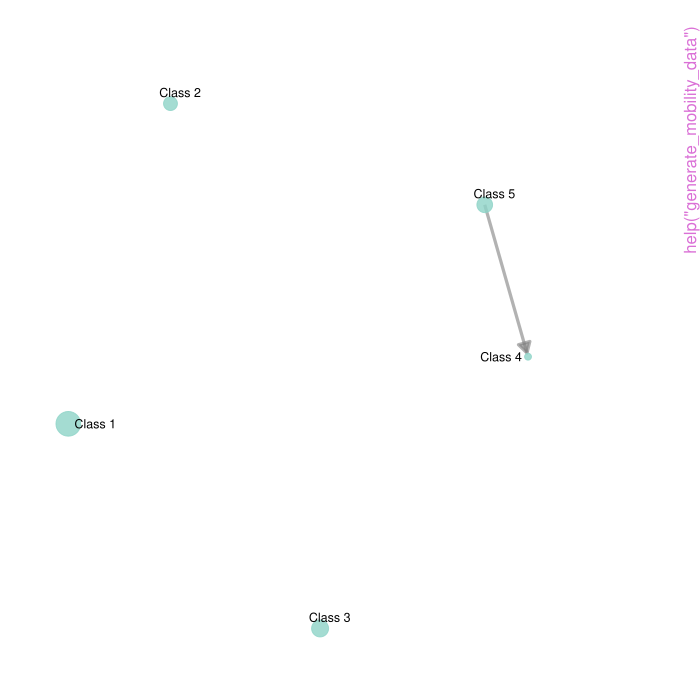

Write R code to recreate this figure.
pkgname <- "MONECA"
source(file.path(R.home("share"), "R", "examples-header.R"))
options(warn = 1)
library('MONECA')

base::assign(".oldSearch", base::search(), pos = 'CheckExEnv')
base::assign(".old_wd", base::getwd(), pos = 'CheckExEnv')
cleanEx()
nameEx("ego.plot")
### * ego.plot

flush(stderr()); flush(stdout())

### Name: ego.plot
### Title: Legacy Ego Network Visualization
### Aliases: ego.plot

### ** Examples

## Not run: 
##D # Requires legacy data and eliter package
##D data(occupations)
##D ego.plot(mob.seg, mob.mat, id = 2)
##D 
##D # Customized ego plot
##D ego.plot(mob.seg, mob.mat, 
##D          id = 3,
##D          edge.size = 1.2,
##D          color.scheme = "Blues",
##D          small.cell.reduction = 10)
## End(Not run)




cleanEx()
nameEx("generate_example_datasets")
### * generate_example_datasets

flush(stderr()); flush(stdout())

### Name: generate_example_datasets
### Title: Generate Predefined Example Datasets
### Aliases: generate_example_datasets

### ** Examples

# Load all example datasets
examples <- generate_example_datasets()
names(examples)

# Examine the simple example
print(examples$simple)

# Compare different mobility regimes
rigid_seg <- moneca(examples$rigid, segment.levels = 3)
fluid_seg <- moneca(examples$fluid, segment.levels = 3)

# Visualize different structures
## Not run: 
##D plot_moneca_ggraph(rigid_seg, title = "Rigid Class Structure")
##D plot_moneca_ggraph(fluid_seg, title = "Fluid Mobility Regime")
##D 
##D # Create comparative stair plots
##D stair_rigid <- plot_stair_ggraph(rigid_seg)
##D stair_fluid <- plot_stair_ggraph(fluid_seg)
## End(Not run)

# Analyze segmentation quality across examples
for (name in names(examples)) {
  seg <- moneca(examples[[name]], segment.levels = 2)
  cat("Dataset:", name, "- Segments:", length(seg$segment.list[[2]]), "\n")
}




cleanEx()
nameEx("generate_mobility_data")
### * generate_mobility_data

flush(stderr()); flush(stdout())

### Name: generate_mobility_data
### Title: Generate Realistic Synthetic Mobility Data
### Aliases: generate_mobility_data

### ** Examples

# Basic synthetic data with default parameters
basic_data <- generate_mobility_data()
print(basic_data[1:6, 1:6])  # Show first 5 classes plus totals

# Small example for quick testing
test_data <- generate_mobility_data(
  n_classes = 5,
  n_total = 1000,
  immobility_strength = 0.7,
  class_clustering = 0.2,
  seed = 42
)

# Professional class structure with custom names
professional_data <- generate_mobility_data(
  n_classes = 6,
  n_total = 5000,
  class_names = c("Upper", "Upper-Middle", "Middle", 
                  "Lower-Middle", "Working", "Lower"),
  immobility_strength = 0.5,
  class_clustering = 0.4,
  seed = 123
)

# Highly fluid mobility regime
fluid_data <- generate_mobility_data(
  n_classes = 8,
  immobility_strength = 0.3,
  class_clustering = 0.1,
  noise_level = 0.3
)

# Use in MONECA analysis
seg <- moneca(test_data, segment.levels = 3)
plot_moneca_ggraph(seg, title = "Synthetic Mobility Analysis")




cleanEx()
nameEx("gg.moneca")
### * gg.moneca

flush(stderr()); flush(stdout())

### Name: gg.moneca
### Title: Legacy ggplot2 Visualization for MONECA Objects
### Aliases: gg.moneca

### ** Examples

## Not run: 
##D # Requires eliter package
##D data(occupations)
##D gg.moneca(mob.seg)
##D 
##D # Custom styling
##D gg.moneca(mob.seg, 
##D          vertex.fill = "red",
##D          edge.color = "blue",
##D          show.borders = FALSE)
## End(Not run)




cleanEx()
nameEx("moneca")
### * moneca

flush(stderr()); flush(stdout())

### Name: moneca
### Title: MONECA - Mobility Network Clustering Analysis
### Aliases: moneca

### ** Examples

# Generate synthetic mobility data
mobility_data <- generate_mobility_data(n_classes = 6, seed = 42)

# Run MONECA analysis
seg <- moneca(mobility_data, segment.levels = 3)
print(seg)

# Examine segment membership
membership <- segment.membership(seg)
print(membership)

# Visualize with modern plotting
## Not run: 
##D plot_moneca_ggraph(seg, node_color = "segment", title = "MONECA Clustering")
## End(Not run)




cleanEx()
nameEx("occupations")
### * occupations

flush(stderr()); flush(stdout())

### Name: occupations
### Title: Occupational mobility
### Aliases: occupations

### ** Examples

data(occupations)





cleanEx()
nameEx("plot_ego_ggraph")
### * plot_ego_ggraph

flush(stderr()); flush(stdout())

### Name: plot_ego_ggraph
### Title: Ego Network Visualization with ggraph
### Aliases: plot_ego_ggraph

### ** Examples

# Generate synthetic data and run MONECA
mobility_data <- generate_mobility_data(n_classes = 6, seed = 123)
seg <- moneca(mobility_data, segment.levels = 3)

# Ego network for the middle category (index 3)
plot_ego_ggraph(seg, mobility_data, ego_id = 3, 
                title = "Mobility from Middle Class")

# Ego network using category name (if available)
if (!is.null(rownames(mobility_data))) {
  plot_ego_ggraph(seg, mobility_data, ego_id = rownames(mobility_data)[1])
}

# Focus on strong mobility flows only (weight >= 10)
plot_ego_ggraph(seg, mobility_data, 
                ego_id = 2,
                min_weight = 10,
                title = "Strong Mobility Flows")

# Customized ego plot
plot_ego_ggraph(seg, mobility_data, 
                ego_id = 2,
                layout = "fr",
                highlight_color = "orange",
                flow_color = "plasma",
                edge_width_range = c(1, 5),
                title = "Professional Class Mobility")




cleanEx()
nameEx("plot_moneca_ggraph")
### * plot_moneca_ggraph

flush(stderr()); flush(stdout())

### Name: plot_moneca_ggraph
### Title: Modern Network Visualization for MONECA Results
### Aliases: plot_moneca_ggraph

### ** Examples

# Generate synthetic data and run MONECA
mobility_data <- generate_mobility_data(n_classes = 6, seed = 123)
seg <- moneca(mobility_data, segment.levels = 3)

# Basic network plot
plot_moneca_ggraph(seg)

# Customized plot with different aesthetics
plot_moneca_ggraph(seg,
  layout = "stress",
  node_color = "mobility",
  edge_width = "weight",
  color_palette = "Spectral",
  title = "Social Mobility Network",
  show_segments = FALSE
)

# Plot with custom node sizes and colors
custom_plot <- plot_moneca_ggraph(seg,
  node_size = c(8, 6, 10, 4, 7, 5),
  node_color = "red",
  edge_color = "darkblue",
  theme_style = "minimal"
)

# Further customize with ggplot2
custom_plot + 
  ggplot2::labs(subtitle = "Custom subtitle") +
  ggplot2::theme(plot.title = ggplot2::element_text(size = 16))




cleanEx()
nameEx("plot_stair_ggraph")
### * plot_stair_ggraph

flush(stderr()); flush(stdout())

### Name: plot_stair_ggraph
### Title: Multi-Level Segmentation Visualization (Stair Plot)
### Aliases: plot_stair_ggraph

### ** Examples

# Generate synthetic data and run MONECA
mobility_data <- generate_mobility_data(n_classes = 6, seed = 123)
seg <- moneca(mobility_data, segment.levels = 4)

# Basic stair plot
stair_plots <- plot_stair_ggraph(seg)

# Customized stair plot with specific levels
custom_stair <- plot_stair_ggraph(seg, 
                                 levels = c(2, 3),
                                 layout = "stress",
                                 ncol = 1,
                                 node_color = "mobility")

# Return individual plots for further customization
plot_list <- plot_stair_ggraph(seg, combine_plots = FALSE)
# Modify individual plots
plot_list[[1]] <- plot_list[[1]] + ggplot2::labs(subtitle = "Level 2")

## Not run: 
##D # Display the combined plot
##D print(stair_plots)
##D 
##D # Save individual plots
##D for (i in seq_along(plot_list)) {
##D   ggplot2::ggsave(paste0("level_", i, ".png"), plot_list[[i]])
##D }
## End(Not run)




cleanEx()
nameEx("print.moneca")
### * print.moneca

flush(stderr()); flush(stdout())

### Name: print.moneca
### Title: Print Method for MONECA Objects
### Aliases: print.moneca

### ** Examples

# Generate data and run analysis
mobility_data <- generate_mobility_data(n_classes = 6, seed = 42)
seg <- moneca(mobility_data, segment.levels = 3)

# Print comprehensive summary
print(seg)

# The summary includes mobility rates, network statistics, and
# segmentation quality measures for each hierarchical level




cleanEx()
nameEx("segment.membership")
### * segment.membership

flush(stderr()); flush(stdout())

### Name: segment.membership
### Title: Extract Segment Membership Information
### Aliases: segment.membership

### ** Examples

# Generate data and run analysis
mob_data <- generate_mobility_data(n_classes = 5, seed = 42)
seg <- moneca(mob_data, segment.levels = 3)

# Get membership information
membership <- segment.membership(seg)
print(membership)

# Get membership for specific levels only
membership_level2 <- segment.membership(seg, level = 2)




cleanEx()
nameEx("stair.plot")
### * stair.plot

flush(stderr()); flush(stdout())

### Name: stair.plot
### Title: Legacy Multi-Level Stair Plot
### Aliases: stair.plot

### ** Examples

## Not run: 
##D # Requires legacy data and eliter package
##D data(occupations)
##D plots <- stair.plot(mob.seg)
##D plots[[2]]  # Display second level
##D 
##D # Customized stair plot
##D custom_stairs <- stair.plot(mob.seg,
##D                            level = c(2, 3, 4),
##D                            vertex.size = "total",
##D                            show.borders = TRUE,
##D                            border.text.size = 5)
## End(Not run)




cleanEx()
nameEx("weight.matrix")
### * weight.matrix

flush(stderr()); flush(stdout())

### Name: weight.matrix
### Title: Calculate Relative Risk Weight Matrix
### Aliases: weight.matrix

### ** Examples

# Create a simple mobility table
mob_table <- matrix(c(100, 20, 10, 130,
                      15, 80, 25, 120,  
                      5,  10, 50,  65,
                      120, 110, 85, 315), 
                    nrow = 4, byrow = TRUE)
rownames(mob_table) <- colnames(mob_table) <- c("A", "B", "C", "Total")

# Calculate relative risk matrix
rr_matrix <- weight.matrix(mob_table, cut.off = 1.5)




### * <FOOTER>
###
cleanEx()
options(digits = 7L)
base::cat("Time elapsed: ", proc.time() - base::get("ptime", pos = 'CheckExEnv'),"\n")
grDevices::dev.off()
###
### Local variables: ***
### mode: outline-minor ***
### outline-regexp: "\\(> \\)?### [*]+" ***
### End: ***
quit('no')
